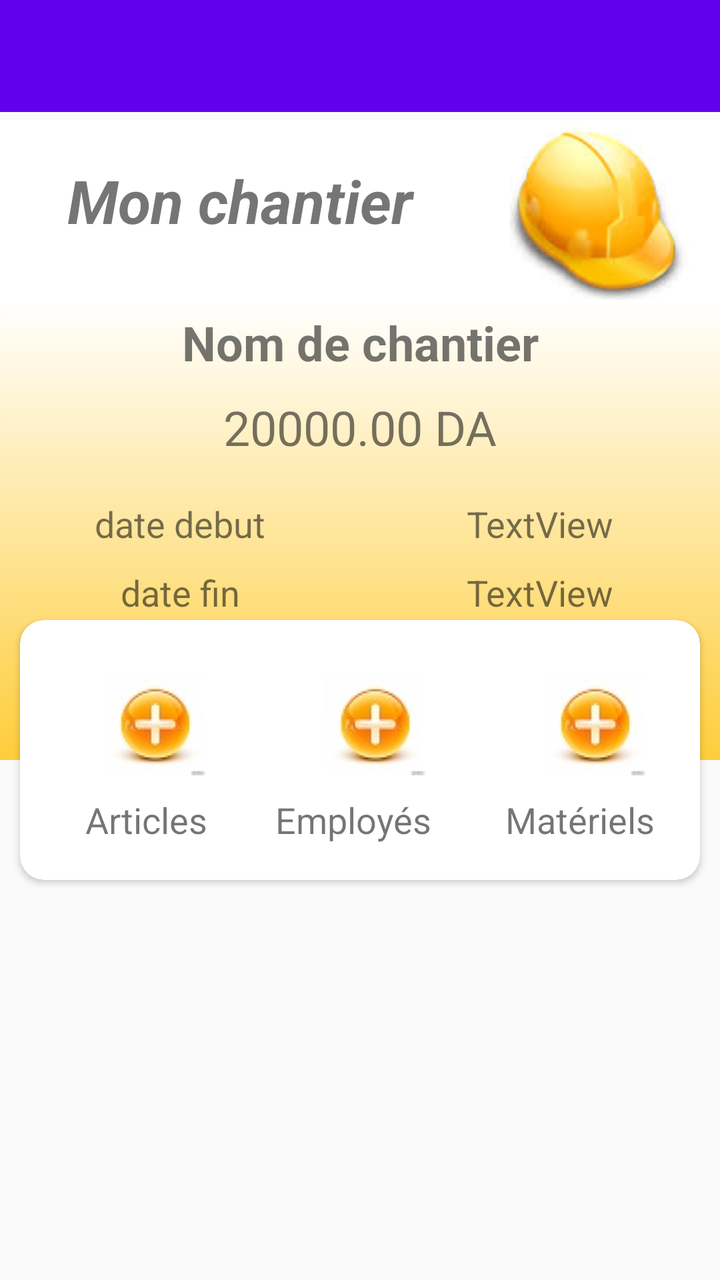
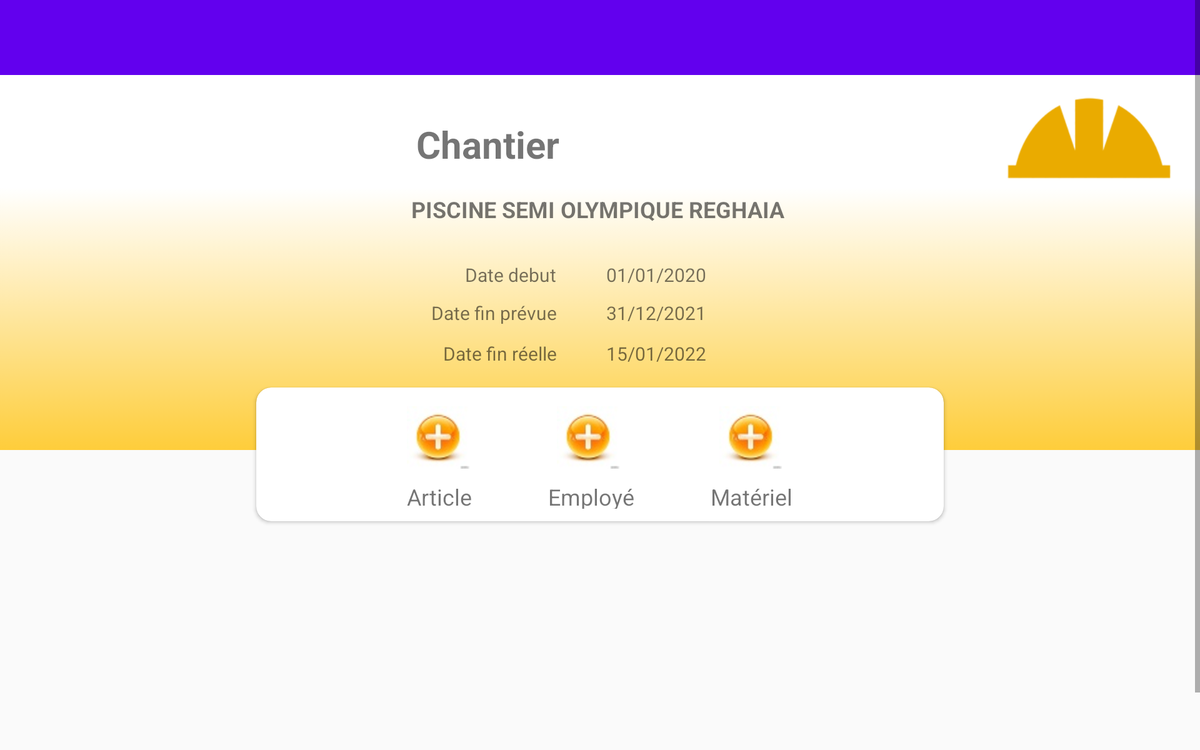

First picture: res/layout/ on a phone held upright. Second picture: the repository's own variant of that layout, on a device whose configuration matches the variant's folder. Source for both follows.
<!-- AndroidManifest.xml: application theme AppTheme -->
<!-- res/layout/activity_mon_chantier2.xml -->
<?xml version="1.0" encoding="utf-8"?>
<RelativeLayout xmlns:android="http://schemas.android.com/apk/res/android"
    xmlns:app="http://schemas.android.com/apk/res-auto"
    xmlns:tools="http://schemas.android.com/tools"
    android:orientation="vertical"
    android:layout_width="match_parent"
    android:layout_height="match_parent">

    <androidx.appcompat.widget.Toolbar
        android:id="@+id/toolbar2"
        android:layout_width="match_parent"
        android:layout_height="wrap_content"
        android:background="@color/colorPrimary"
        android:minHeight="?attr/actionBarSize"
        android:theme="@style/ThemeOverlay.AppCompat.Dark.ActionBar"
        app:popupTheme="@style/ThemeOverlay.AppCompat.Light"
        app:layout_constraintEnd_toEndOf="parent"
        app:layout_constraintStart_toStartOf="parent"
        app:layout_constraintTop_toTopOf="parent" />

    <LinearLayout
        android:layout_width="match_parent"
        android:layout_height="wrap_content"
        android:layout_marginTop="60dp"
        android:background="@color/design_default_color_background"
        android:gravity="right">

        <TextView
            android:id="@+id/textView27"
            android:layout_width="wrap_content"
            android:layout_height="wrap_content"
            android:layout_weight="1"
            android:gravity="center"
            android:paddingTop="20dp"
            android:text="Mon chantier"
            android:textSize="30sp"
            android:textStyle="bold|italic"
            app:fontFamily="@font/aclonica" />

        <ImageView
            android:layout_width="wrap_content"
            android:layout_height="90dp"
            android:src="@drawable/monchantier" />
    </LinearLayout>

    <RelativeLayout
        android:layout_width="match_parent"
        android:layout_height="230dp"
        android:layout_marginTop="150dp">

        <LinearLayout
            android:layout_width="match_parent"
            android:layout_height="350dp"
            android:background="@drawable/gardien_background"
            android:orientation="vertical">

            <TextView
                android:id="@+id/textView28"
                android:layout_width="match_parent"
                android:layout_height="wrap_content"
                android:gravity="center"
                android:padding="5dp"
                android:text="Nom de chantier"
                android:textSize="24sp"
                android:textStyle="bold"
                app:fontFamily="@font/aclonica" />

            <TextView
                android:id="@+id/textView31"
                android:layout_width="match_parent"
                android:layout_height="wrap_content"
                android:gravity="center"
                android:padding="5dp"
                android:text="20000.00 DA"
                android:textSize="24sp"
                app:fontFamily="@font/aclonica" />

            <LinearLayout
                android:layout_width="match_parent"
                android:layout_height="wrap_content"
                android:layout_marginTop="10dp"
                android:orientation="horizontal">

                <TextView
                    android:id="@+id/textView29"
                    android:layout_width="match_parent"
                    android:layout_height="wrap_content"
                    android:layout_weight="1"
                    android:gravity="center"
                    android:padding="5dp"
                    android:text="date debut"
                    android:textSize="18sp"
                    app:fontFamily="@font/aclonica" />

                <TextView
                    android:id="@+id/textView32"
                    android:layout_width="match_parent"
                    android:layout_height="wrap_content"
                    android:layout_weight="1"
                    android:gravity="center"
                    android:padding="5dp"
                    android:text="TextView"
                    android:textSize="18sp"
                    app:fontFamily="@font/aclonica" />
            </LinearLayout>

            <LinearLayout
                android:layout_width="match_parent"
                android:layout_height="wrap_content"
                android:orientation="horizontal">

                <TextView
                    android:id="@+id/textView30"
                    android:layout_width="match_parent"
                    android:layout_height="wrap_content"
                    android:layout_weight="1"
                    android:gravity="center"
                    android:padding="5dp"
                    android:text="date fin"
                    android:textSize="18sp"
                    app:fontFamily="@font/aclonica" />

                <TextView
                    android:id="@+id/textView33"
                    android:layout_width="match_parent"
                    android:layout_height="wrap_content"
                    android:layout_weight="1"
                    android:gravity="center"
                    android:padding="5dp"
                    android:text="TextView"
                    android:textSize="18sp"
                    app:fontFamily="@font/aclonica" />
            </LinearLayout>

        </LinearLayout>


    </RelativeLayout>

    <androidx.cardview.widget.CardView
        android:id="@+id/ajouter"
        android:layout_width="340dp"
        android:layout_height="130dp"
        android:layout_centerHorizontal="true"
        android:layout_marginTop="310dp"
        android:layout_weight="1"
        android:longClickable="false"
        app:cardCornerRadius="12dp">

        <RelativeLayout
            android:layout_width="match_parent"
            android:layout_height="match_parent"
            android:gravity="center"
            android:padding="10dp">

            <TextView
                android:id="@+id/textView3"
                android:layout_width="wrap_content"
                android:layout_height="wrap_content"
                android:layout_below="@id/ajoutArticle"

                android:layout_marginLeft="10dp"
                android:layout_marginTop="10dp"
                android:text="@string/articles"
                android:textSize="18sp"
                app:fontFamily="@font/aclonica" />

            <TextView
                android:id="@+id/ajoutempl"
                android:layout_width="wrap_content"
                android:layout_height="wrap_content"
                android:layout_below="@id/ajoutEmploye"

                android:layout_marginLeft="105dp"
                android:layout_marginTop="10dp"
                android:text="Employés"
                android:textSize="18sp"
                app:fontFamily="@font/aclonica" />

            <TextView
                android:id="@+id/ajoutMaterl"
                android:layout_width="wrap_content"
                android:layout_height="wrap_content"
                android:layout_below="@id/ajoutMateriel"
                android:layout_marginLeft="220dp"
                android:layout_marginTop="10dp"
                android:text="Matériels"
                android:textSize="18sp"
                app:fontFamily="@font/aclonica" />

            <ImageButton
                android:id="@+id/ajoutArticle"
                android:layout_width="50dp"
                android:layout_height="50dp"
                android:layout_marginLeft="20dp"
                android:layout_marginTop="10dp"
                android:adjustViewBounds="false"

                app:srcCompat="@drawable/ajouter" />

            <ImageButton
                android:id="@+id/ajoutEmploye"
                android:layout_width="50dp"
                android:layout_height="50dp"
                android:layout_marginLeft="130dp"
                android:layout_marginTop="10dp"
                app:srcCompat="@drawable/ajouter" />

            <ImageButton
                android:id="@+id/ajoutMateriel"
                android:layout_width="50dp"
                android:layout_height="50dp"
                android:layout_marginLeft="240dp"
                android:layout_marginTop="10dp"
                android:scaleType="center"
                android:visibility="visible"
                app:srcCompat="@drawable/ajouter" />

        </RelativeLayout>


    </androidx.cardview.widget.CardView>

    <androidx.constraintlayout.widget.ConstraintLayout
        android:layout_width="match_parent"
        android:layout_height="match_parent"
        android:layout_marginLeft="10dp"
        android:layout_marginTop="450dp"
        android:layout_marginRight="10dp">

        <ListView
            android:id="@+id/listeLot"
            android:layout_width="0dp"
            android:layout_height="wrap_content"
            android:layout_marginStart="10dp"
            android:layout_marginLeft="10dp"
            android:layout_marginEnd="10dp"
            android:layout_marginRight="10dp"
            app:layout_constraintEnd_toEndOf="parent"
            app:layout_constraintStart_toStartOf="parent"
            app:layout_constraintTop_toTopOf="parent"
            tools:ignore="MissingConstraints" />
    </androidx.constraintlayout.widget.ConstraintLayout>

</RelativeLayout>
<!-- resources referenced by this layout -->
<resources>
  <!-- drawable ajouter: jpg bitmap (drawable, 2087 bytes) -->
  <!-- drawable gardien_background (drawable) -->
  <?xml version="1.0" encoding="utf-8"?>
  <selector xmlns:android="http://schemas.android.com/apk/res/android">
      <item>
          <shape>
              <gradient
                  android:angle="90"
                  android:startColor="#C9FFC107"
                  android:endColor="#FFFFFF"
                  android:type="linear"
                  />
          </shape>
      </item>
  
  </selector>
  <!-- drawable monchantier: jpg bitmap (drawable, 2592 bytes) -->
  <string name="articles">Articles</string>
  <style name="AppTheme" parent="Theme.AppCompat.Light.NoActionBar">
          
          <item name="colorPrimary">@color/colorPrimary</item>
          <item name="colorPrimaryDark">@color/colorPrimaryDark</item>
          <item name="colorAccent">@color/colorAccent</item>
      </style>
</resources>
<!-- res/layout-large-land/activity_mon_chantier2.xml (the author's variant of the layout above) -->
<!-- drawn on a 7-inch tablet turned sideways -->
<?xml version="1.0" encoding="utf-8"?>
<ScrollView xmlns:android="http://schemas.android.com/apk/res/android"
    xmlns:app="http://schemas.android.com/apk/res-auto"
    xmlns:tools="http://schemas.android.com/tools"
    android:orientation="vertical"
    android:layout_width="match_parent"
    android:layout_height="match_parent">
<RelativeLayout
    android:layout_width="match_parent"
    android:layout_height="match_parent">
    <androidx.appcompat.widget.Toolbar
        android:id="@+id/toolbar2"
        android:layout_width="match_parent"
        android:layout_height="wrap_content"
        android:background="@color/colorPrimary"
        android:minHeight="?attr/actionBarSize"
        android:theme="@style/ThemeOverlay.AppCompat.Dark.ActionBar"
        app:popupTheme="@style/ThemeOverlay.AppCompat.Light"
        app:layout_constraintEnd_toEndOf="parent"
        app:layout_constraintStart_toStartOf="parent"
        app:layout_constraintTop_toTopOf="parent" />

    <FrameLayout
        android:layout_width="wrap_content"
        android:layout_height="wrap_content"
        android:layout_alignParentStart="true"
        android:layout_alignParentLeft="true"
        android:layout_marginStart="230dp"
        android:layout_marginLeft="550dp"
        android:layout_marginTop="11dp"
        app:layout_constraintStart_toStartOf="parent"
        app:layout_constraintTop_toTopOf="parent">

        <ImageButton
            android:id="@+id/docBtn"
            android:layout_width="35dp"
            android:layout_height="35dp"
            android:background="@color/colorPrimary"
            app:srcCompat="@drawable/ic_library_books_black_24dp" />
    </FrameLayout>

    <LinearLayout
        android:layout_width="match_parent"
        android:layout_height="wrap_content"
        android:layout_marginTop="60dp"
        android:background="@color/design_default_color_background"
        android:gravity="right">

        <TextView
            android:id="@+id/textView27"
            android:layout_width="wrap_content"
            android:layout_height="wrap_content"
            android:layout_weight="1"
            android:gravity="center"
            android:paddingTop="35dp"
            android:text="Chantier"
            android:textSize="30sp"
            android:textStyle="bold"
            app:fontFamily="sans-serif" />

        <ImageView
            android:layout_width="180dp"
            android:layout_height="90dp"
            android:src="@drawable/casque" />
    </LinearLayout>

    <RelativeLayout
        android:layout_width="match_parent"
        android:layout_height="210dp"
        android:layout_marginTop="150dp">

        <LinearLayout
            android:layout_width="match_parent"
            android:layout_height="340dp"
            android:background="@drawable/gardien_background"
            android:orientation="vertical">

            <TextView
                android:id="@+id/nomChantier"
                android:layout_width="match_parent"
                android:layout_height="wrap_content"
                android:gravity="center"
                android:padding="5dp"
                android:text="PISCINE SEMI OLYMPIQUE REGHAIA
"
                android:textSize="18sp"
                android:textStyle="bold"
                app:fontFamily="sans-serif" />

            <LinearLayout
                android:layout_width="match_parent"
                android:layout_height="wrap_content"
                android:layout_marginTop="20dp"
                android:orientation="horizontal">

                <TextView
                    android:id="@+id/textView29"
                    android:layout_width="match_parent"
                    android:layout_height="wrap_content"
                    android:layout_marginRight="30dp"
                    android:layout_weight="1"
                    android:gravity="right"
                    android:padding="5dp"
                    android:text="Date debut"
                    android:textSize="15sp"
                    app:fontFamily="sans-serif" />

                <TextView
                    android:id="@+id/date_debut"
                    android:layout_width="match_parent"
                    android:layout_height="wrap_content"
                    android:layout_weight="1"
                    android:gravity="left"
                    android:padding="5dp"
                    android:text="01/01/2020"
                    android:textSize="15sp"
                    app:fontFamily="sans-serif" />
            </LinearLayout>

            <LinearLayout
                android:layout_width="match_parent"
                android:layout_height="wrap_content"
                android:orientation="horizontal">

                <TextView
                    android:id="@+id/textView30"
                    android:layout_width="match_parent"
                    android:layout_height="wrap_content"
                    android:layout_marginRight="30dp"
                    android:layout_weight="1"
                    android:gravity="right"
                    android:padding="5dp"
                    android:text="Date fin prévue"
                    android:textSize="15sp"
                    app:fontFamily="sans-serif" />

                <TextView
                    android:id="@+id/date_fin_prev"
                    android:layout_width="match_parent"
                    android:layout_height="wrap_content"
                    android:layout_weight="1"
                    android:gravity="left"
                    android:padding="5dp"
                    android:text="31/12/2021"
                    android:textSize="15sp"
                    app:fontFamily="sans-serif" />
            </LinearLayout>

            <LinearLayout
                android:layout_width="match_parent"
                android:layout_height="wrap_content"
                android:layout_marginTop="2dp"
                android:orientation="horizontal">

                <TextView
                    android:id="@+id/dateReel"
                    android:layout_width="match_parent"
                    android:layout_height="wrap_content"
                    android:layout_marginRight="30dp"
                    android:layout_weight="1"
                    android:gravity="right"
                    android:padding="5dp"
                    android:text="Date fin réelle"
                    android:textSize="15sp"
                    app:fontFamily="sans-serif" />

                <TextView
                    android:id="@+id/date_fin_reel"
                    android:layout_width="match_parent"
                    android:layout_height="wrap_content"
                    android:layout_weight="1"
                    android:gravity="left"
                    android:padding="5dp"
                    android:text="15/01/2022"
                    android:textSize="15sp"
                    app:fontFamily="sans-serif" />
            </LinearLayout>

        </LinearLayout>


    </RelativeLayout>

    <androidx.cardview.widget.CardView
        android:id="@+id/ajouter"
        android:layout_width="550dp"
        android:layout_height="107dp"
        android:layout_centerHorizontal="true"
        android:layout_marginTop="310dp"
        android:layout_weight="1"
        android:longClickable="false"
        app:cardCornerRadius="12dp">

        <RelativeLayout
            android:layout_width="match_parent"
            android:layout_height="match_parent"
            android:gravity="center"
            android:padding="10dp">

            <TextView
                android:id="@+id/textView3"
                android:layout_width="wrap_content"
                android:layout_height="wrap_content"
                android:layout_below="@id/ajoutArticle"

                android:layout_marginTop="10dp"
                android:text="@string/article"
                android:textSize="18sp"
                app:fontFamily="sans-serif" />

            <TextView
                android:id="@+id/ajoutempl"
                android:layout_width="wrap_content"
                android:layout_height="wrap_content"
                android:layout_below="@id/ajoutEmploye"

                android:layout_marginLeft="113dp"
                android:layout_marginTop="10dp"
                android:text="Employé"
                android:textSize="18sp"
                app:fontFamily="sans-serif" />

            <TextView
                android:id="@+id/ajoutMaterl"
                android:layout_width="wrap_content"
                android:layout_height="wrap_content"
                android:layout_below="@id/ajoutMateriel"
                android:layout_marginLeft="243dp"
                android:layout_marginTop="10dp"
                android:text="Matériel"
                android:textSize="18sp"
                app:fontFamily="sans-serif" />

            <ImageButton
                android:id="@+id/ajoutArticle"
                android:layout_width="50dp"
                android:layout_height="50dp"
                android:layout_marginTop="5dp"
                android:adjustViewBounds="false"

                app:srcCompat="@drawable/ajouter" />

            <ImageButton
                android:id="@+id/ajoutEmploye"
                android:layout_width="50dp"
                android:layout_height="50dp"
                android:layout_marginLeft="120dp"
                android:layout_marginTop="5dp"
                app:srcCompat="@drawable/ajouter" />

            <ImageButton
                android:id="@+id/ajoutMateriel"
                android:layout_width="50dp"
                android:layout_height="50dp"
                android:layout_marginLeft="250dp"
                android:layout_marginTop="5dp"
                android:scaleType="center"
                android:visibility="visible"
                app:srcCompat="@drawable/ajouter" />

        </RelativeLayout>


    </androidx.cardview.widget.CardView>

    <androidx.constraintlayout.widget.ConstraintLayout
        android:layout_width="match_parent"
        android:layout_height="match_parent"
        android:layout_marginLeft="10dp"
        android:layout_marginTop="450dp"
        android:layout_marginRight="10dp">

        <ListView
            android:id="@+id/listeLot"
            android:layout_width="0dp"
            android:layout_height="200dp"
            android:layout_marginStart="10dp"
            android:layout_marginLeft="10dp"
            android:layout_marginEnd="10dp"
            android:layout_marginRight="10dp"
            app:layout_constraintEnd_toEndOf="parent"
            app:layout_constraintStart_toStartOf="parent"
            app:layout_constraintTop_toTopOf="parent"
            tools:ignore="MissingConstraints" />
    </androidx.constraintlayout.widget.ConstraintLayout>
</RelativeLayout>
</ScrollView>
<!-- resources referenced by the variant -->
<!-- as a 7-inch tablet turned sideways resolves them -->
<resources>
  <!-- drawable ajouter: jpg bitmap (drawable, 2087 bytes) -->
  <!-- drawable casque: png bitmap (drawable, 19286 bytes) -->
  <!-- drawable gardien_background (drawable) -->
  <?xml version="1.0" encoding="utf-8"?>
  <selector xmlns:android="http://schemas.android.com/apk/res/android">
      <item>
          <shape>
              <gradient
                  android:angle="90"
                  android:startColor="#C9FFC107"
                  android:endColor="#FFFFFF"
                  android:type="linear"
                  />
          </shape>
      </item>
  
  </selector>
  <string name="article">Article</string>
  <style name="AppTheme" parent="Theme.AppCompat.Light.NoActionBar">
          
          <item name="colorPrimary">@color/colorPrimary</item>
          <item name="colorPrimaryDark">@color/colorPrimaryDark</item>
          <item name="colorAccent">@color/colorAccent</item>
      </style>
</resources>
